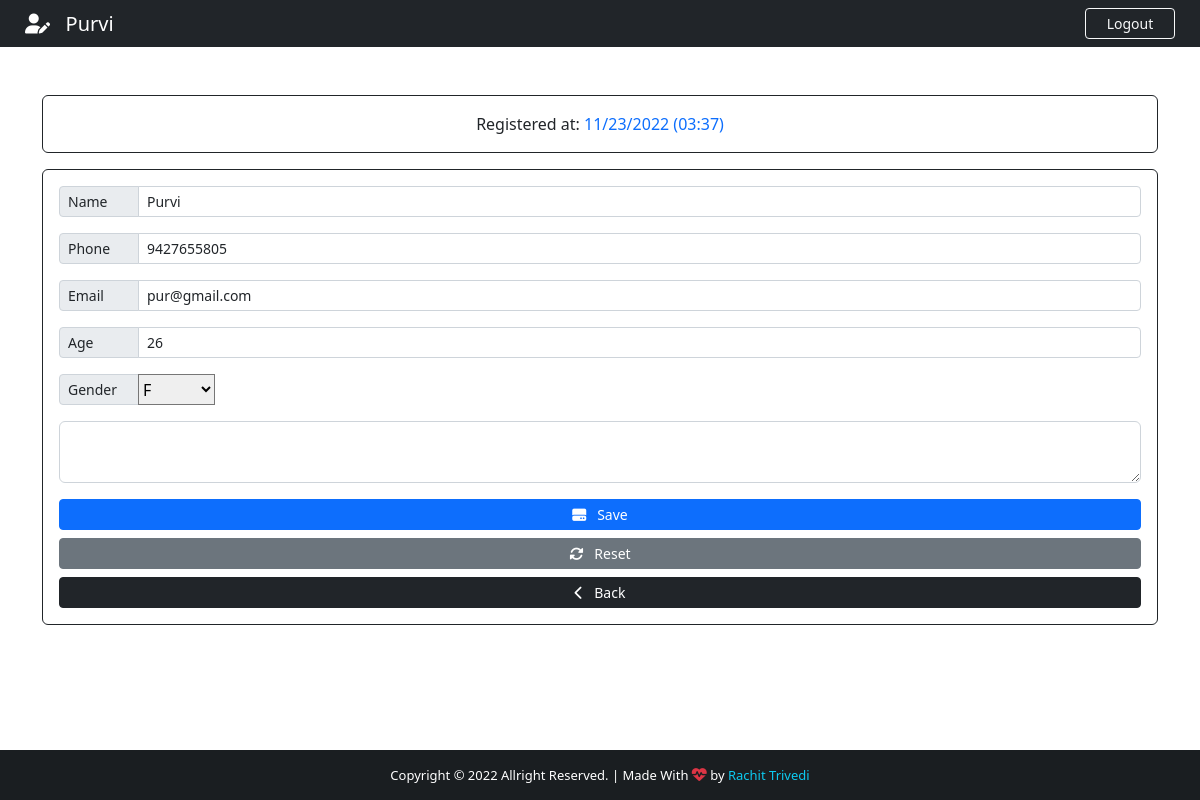
The page /patient/5 (signed in) on the database its author committed.
### App/models.py (models this page shows, shortened)
class Patient(models.Model):
    GENDER = {
        ('F', 'F'),
        ('M', 'M'),
    }
    id = models.IntegerField(primary_key=True)
    name = models.CharField(max_length=100)
    phone = models.CharField(max_length=100)
    email = models.CharField(max_length=100)
    age = models.CharField(max_length=100)
    gender = models.CharField(max_length=100, null=True, choices=GENDER)
    note = models.TextField(blank=True)
    created_at = models.DateTimeField(auto_now_add=True)

### App/views.py (the view)
# urls.py: path('patient/<str:patient_id>', views.patient, name="patient"),
@cache_control(no_cache=True, must_revalidate=True, no_store=True)
@login_required(login_url='login')
def patient(request, patient_id):
    patient = Patient.objects.get(id = patient_id)
    if patient != None:
        return render(request, "edit.html", {"patient": patient})

### App/templates/edit.html (shortened to what this page needs)
{% extends 'add.html' %}
{% block navbar-content %}
    <i class="fa-solid fa-user-edit"></i>&nbsp;&nbsp; {{ patient.name }}
{% endblock navbar-content %}
{% block card-title %}
    Registered at: <span class="text-primary">{{ patient.created_at | date:'m/d/Y (H:i)' }}</span>
{% endblock card-title %}
{% block Btn-content %} <i class="fas fa-hard-drive"></i>&nbsp;&nbsp; Save {% endblock Btn-content %}
{% block Btn-reset %}
<button title="reset" class="btn btn-secondary btn-sm"><i class="fas fa-sync-alt"></i>&nbsp;&nbsp; Reset</button>
{% endblock Btn-reset %}
{% block Action %} action="/edit_patient" {% endblock Action %}
{% block Value-name %} value="{{ patient.name }}" {% endblock Value-name %}
{% block Value-phone %} value="{{ patient.phone }}" {% endblock Value-phone %}
{% block Value-email %} value="{{ patient.email }}" {% endblock Value-email %}
{% block Value-age %} value="{{ patient.age }}" {% endblock Value-age %}
{% block option %} <option value="" style="background-color: #d3d3d3; color: #007bff;">{{ patient.gender }}</option> {% endblock option %}
{% block Value-gender %} value="{{ patient.gender }}" {% endblock Value-gender %}
{% block Value-note %} {{ patient.note }} {% endblock Value-note %}

### App/templates/add.html (shortened to what this page needs)
{% extends 'base.html' %}
{% block nav-btn %}
    <a href="{% url 'logout' %}" class="btn btn-outline-danger text-light border-light btn-sm" id="btn-nav">Logout</a>
{% endblock nav-btn %}
{% block content %}
    <div class="container">
        <div class="row">
            <div class="col-lg-12">
                <div class="card card-body border-dark mt-5">
                    <span class="text-center">{% block card-title %} FILL THE FORM BELOW {% endblock card-title %}</span>
                </div>
                <form {% block Action %} action="/add_patient" {% endblock Action %} method="post" enctype="multipart/form-data" class="card p-3 border-dark mt-3">
                    <div class="input-group input-group-sm mb-3">
                        <span class="input-group-text side-label">Name</span>
                        <input type="text" class="form-control" name="name" id="name" placeholder="Patient Name" required {% block Value-name %} {% endblock Value-name %}>
                    </div>
                    <div class="input-group input-group-sm mb-3">
                        <span class="input-group-text side-label">Phone</span>
                        <input type="text" class="form-control" name="phone" id="phone" placeholder="Patient Phone" required {% block Value-phone %} {% endblock Value-phone %}>
                    </div>
                    <div class="input-group input-group-sm mb-3">
                        <span class="input-group-text side-label">Email</span>
                        <input type="text" class="form-control" name="email" id="email" placeholder="Patient Email" required {% block Value-email %} {% endblock Value-email %}>
                    </div>
                    <div class="input-group input-group-sm mb-3">
                        <span class="input-group-text side-label">Age</span>
                        <input type="text" class="form-control" name="age" id="age" maxlength="3" placeholder="Patient Age" required {% block Value-age %} {% endblock Value-age %}>
                    </div>
                    <div class="input-group input-group-sm mb-3">
                        <label class="input-group-text side-label" for="gender">Gender</label>
                        <select name="gender" id="gender" required {% block Value-gender %} {% endblock Value-gender %}>
                            {% block option %}{% endblock option %}
                        </select>
                    </div>
                    <div class="form-group">
                        <textarea name="note" id="note" class="form-control" placeholder="Description is Optional">{% block Value-note %} {% endblock Value-note %}</textarea>
                    </div>
                    <div class="d-grid gap-2 mt-3">
                        <button type="submit" class="btn btn-primary btn-sm">
                           {% block Btn-content %} <i class="fas fa-plus"></i>&nbsp;&nbsp; Add {% endblock Btn-content %}
                        </button>
                        {% block Btn-reset %}{% endblock Btn-reset %}
                        <a href="{% url 'backend' %}" class="btn btn-dark btn-sm"><i class="fas fa-chevron-left"></i>&nbsp;&nbsp; Back</a>
                    </div>
                </form>
            </div>
        </div>
    </div>
{% endblock content %}

### App/static/css/style.css (style rules this page uses)
html, body { height: 100%; margin: 0; max-width: 100%; overflow: hidden; }
#btn-nav { width: 90px; float: right; margin-right: 25px; }
.side-label { width: 80px; }

### rows shown on the page
Patient: name "Purvi", created_at "11/23/2022 (03:37)", phone "9427655805", email "pur@gmail.com", age "26", gender "F"
